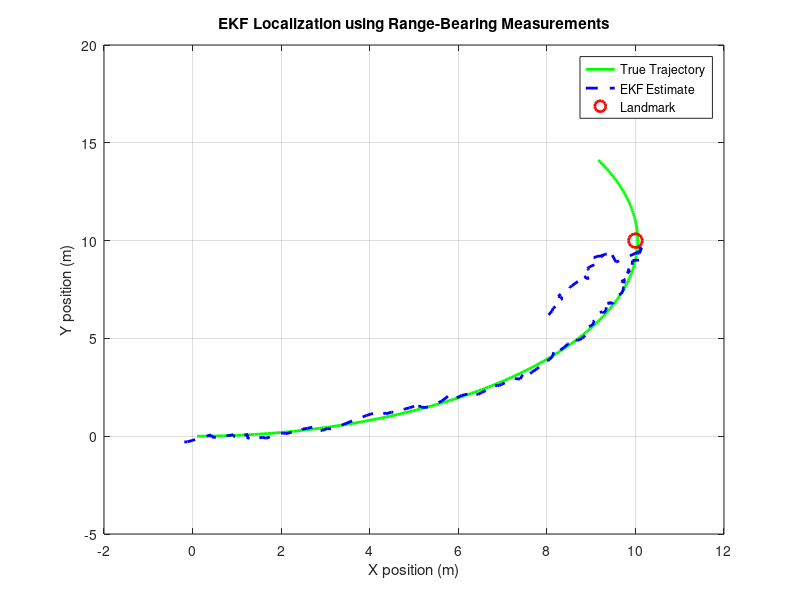
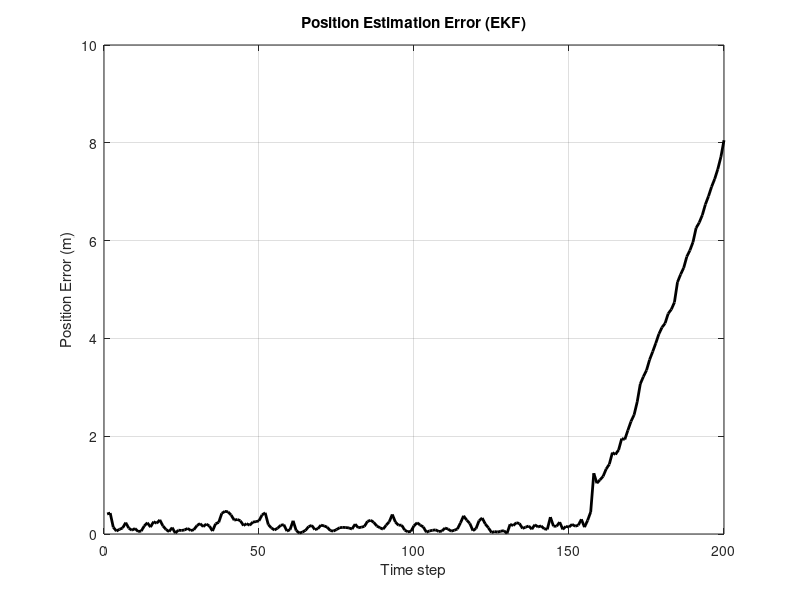

These charts were generated, in order, by the following MATLAB code:
clc;
clear;
close all;

%% ============================================================
%  Extended Kalman Filter (EKF) for Mobile Robot Localization
%  with Range-Bearing Landmark Measurements
%
%  State: x = [x; y; theta]
% ============================================================

%% Simulation parameters
dt = 0.1;            % Time step (s)
N  = 200;            % Number of simulation steps

%% Noise covariance matrices
Q = diag([0.01 0.01 0.005]);     % Process noise covariance
R = diag([0.3 0.05]);            % Measurement noise covariance
                               % [range; bearing]

%% Initial states
x_true = [0; 0; 0];              % True robot state
x_est  = [0; 0; 0];              % EKF estimated state
P = eye(3);                      % Initial covariance estimate

%% Landmark position (known)
landmark = [10; 10];             % [x_L; y_L]

%% Control inputs
v = 1.0;                         % Linear velocity (m/s)
w = 0.1;                         % Angular velocity (rad/s)

%% Storage for plotting
true_path = zeros(3, N);
est_path  = zeros(3, N);
meas_rng  = zeros(1, N);
meas_brg  = zeros(1, N);

%% ============================================================
%  Main EKF Loop
% ============================================================
for k = 1:N

    %% -------- TRUE ROBOT MOTION --------
    x_true = x_true + ...
        [v*dt*cos(x_true(3));
         v*dt*sin(x_true(3));
         w*dt];

    %% -------- MEASUREMENT GENERATION --------
    dx = landmark(1) - x_true(1);
    dy = landmark(2) - x_true(2);

    range_true   = sqrt(dx^2 + dy^2);
    bearing_true = atan2(dy, dx) - x_true(3);

    % Add measurement noise
    z = [range_true; bearing_true] + sqrt(R)*randn(2,1);

    %% -------- EKF PREDICTION STEP --------
    x_pred = x_est + ...
        [v*dt*cos(x_est(3));
         v*dt*sin(x_est(3));
         w*dt];

    F = [1 0 -v*dt*sin(x_est(3));
         0 1  v*dt*cos(x_est(3));
         0 0  1];

    P_pred = F * P * F' + Q;

    %% -------- EKF UPDATE STEP --------
    dx = landmark(1) - x_pred(1);
    dy = landmark(2) - x_pred(2);
    q  = dx^2 + dy^2;

    % Predicted measurement
    z_pred = [sqrt(q);
              atan2(dy, dx) - x_pred(3)];

    % Measurement Jacobian
    H = [-dx/sqrt(q),  -dy/sqrt(q),  0;
          dy/q,        -dx/q,       -1];

    % Kalman Gain
    K = P_pred * H' / (H * P_pred * H' + R);

    % State update
    x_est = x_pred + K * (z - z_pred);

    % Covariance update
    P = (eye(3) - K * H) * P_pred;

    %% -------- SAVE DATA --------
    true_path(:,k) = x_true;
    est_path(:,k)  = x_est;
    meas_rng(k)    = z(1);
    meas_brg(k)    = z(2);
end

%% ============================================================
%  PLOTTING RESULTS
% ============================================================

% Trajectory plot
figure;
plot(true_path(1,:), true_path(2,:), 'g-', 'LineWidth', 2); hold on;
plot(est_path(1,:), est_path(2,:), 'b--', 'LineWidth', 2);
plot(landmark(1), landmark(2), 'ro', 'MarkerSize', 10, 'LineWidth', 2);
grid on;
xlabel('X position (m)');
ylabel('Y position (m)');
legend('True Trajectory', 'EKF Estimate', 'Landmark');
title('EKF Localization using Range-Bearing Measurements');

% Position error plot
pos_error = sqrt((true_path(1,:) - est_path(1,:)).^2 + ...
                 (true_path(2,:) - est_path(2,:)).^2);

figure;
plot(pos_error, 'k', 'LineWidth', 2);
grid on;
xlabel('Time step');
ylabel('Position Error (m)');
title('Position Estimation Error (EKF)');
